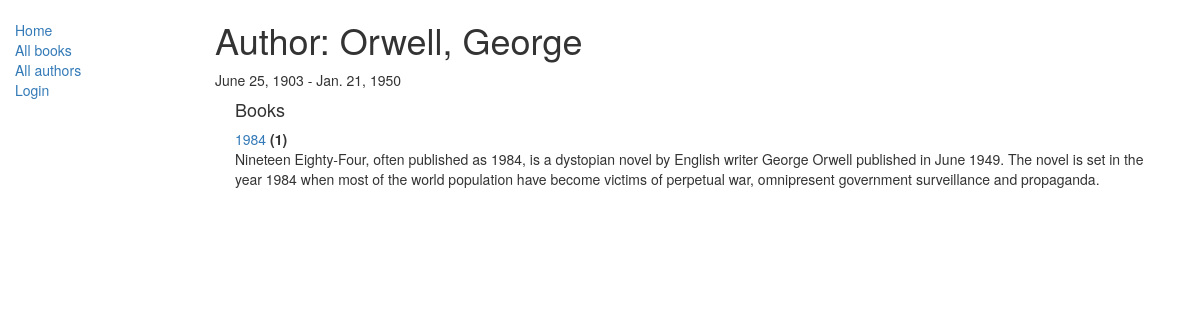
/catalog/author/2, run on the app's committed database.
### catalog/models.py (models this page shows, shortened)
class Author(models.Model):
    first_name = models.CharField(max_length=100)
    last_name = models.CharField(max_length=100)
    date_of_birth = models.DateField(null=True, blank=True)
    date_of_death = models.DateField('Died', null=True, blank=True)
    class Meta:
        ordering = ['last_name']

class Book(models.Model):
    title = models.CharField(max_length=200)
    author = models.ForeignKey('Author', on_delete=models.SET_NULL, null=True)
    summary = models.TextField(max_length=1000, help_text="Enter a brief description of the book")
    isbn = models.CharField('ISBN', max_length=13, help_text='13 Character <a href="https:///www.isbn-international.org/content/what-isbn">ISBN number</a>')
    genre = models.ManyToManyField(Genre, help_text="Select a genre for this book")
    language = models.ForeignKey('Language', on_delete=models.SET_NULL, null=True)
    def get_absolute_url(self):
        return reverse('book-detail', args=[str(self.id)])
    def display_genre(self):
        """
        Creates a string for the Genre. This is required to display genre in Admin.
        """
        return ', '.join([ genre.name for genre in self.genre.all()[:3] ])
    display_genre.short_description = 'Genre'

### catalog/views.py (the view)
# urls.py: path('author/<int:pk>', views.AuthorDetailView.as_view(), name='author-detail'),
class AuthorDetailView(generic.DetailView):
	model = Author

### catalog/templates/catalog/author_detail.html
{% extends "base_generic.html" %}
{% block content %}
<h1>Author: {{ author.last_name }}, {{ author.first_name }}</h1>
<p>{{ author.date_of_birth }} - {{ author.date_of_death }}</p>
<div style="margin-left: 20px; margin-right: 20px">
	<h4>Books</h4>
	{% for book in author.book_set.all %}
	<a href="{{ book.get_absolute_url }}">{{ book.title }}</a><strong> ({{ book.bookinstance_set.count }})</strong><br>
	{{ book.summary }}<br>
	{% endfor %}
</div>
{% endblock %}

### data on the page
Author: last_name "Orwell", first_name "George", date_of_birth "June 25, 1903", date_of_death "Jan. 21, 1950"
Book: title "1984", bookinstance_set.count "1", summary "Nineteen Eighty-Four, often published as 1984, is a dystopian novel by English writer George Orwell published in June 1949. The novel is set in the year 1984 when most of the world population have become victims of perpetual war, omnipresent government surveillance and propaganda."
